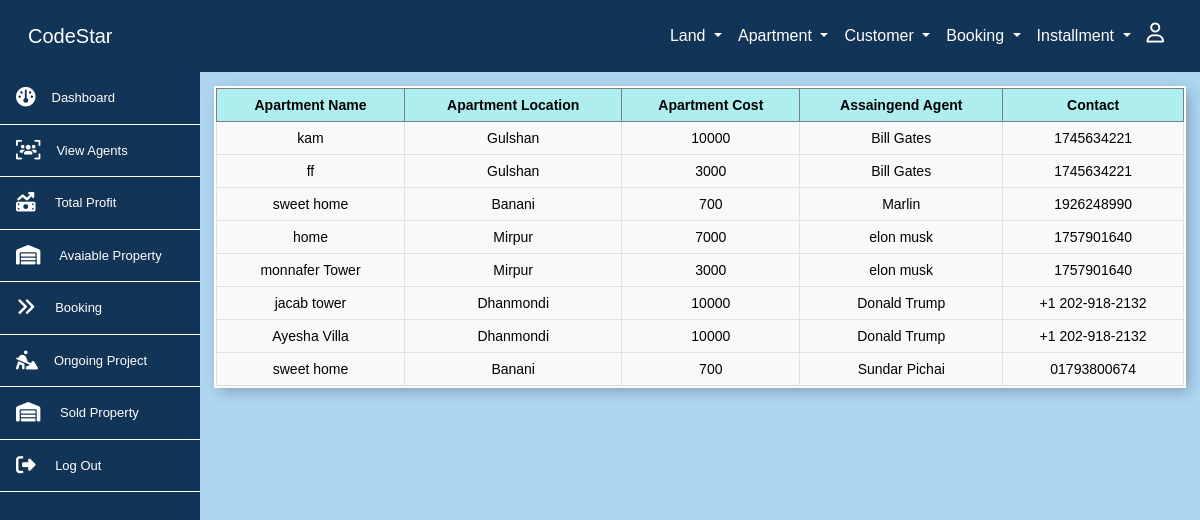
Screenshot of /pages/property/view.php (signed in) with the database file from the repository.
### tables this page shows
CREATE TABLE `property` (
  `property_id` int NOT NULL,
  `property_name` varchar(255) DEFAULT NULL,
  `property_location` varchar(255) DEFAULT NULL,
  `property_cost` varchar(255) DEFAULT NULL,
  `land_img` varchar(255) DEFAULT NULL,
  `ls_id` int DEFAULT NULL,
  `selling_p` int NOT NULL
);

CREATE TABLE `area` (
  `area_id` int NOT NULL,
  `area_name` varchar(50) NOT NULL
);

CREATE TABLE `land_agent` (
  `land_agent_id` int NOT NULL,
  `land_agent_name` varchar(255) DEFAULT NULL,
  `land_agent_contact` varchar(55) DEFAULT NULL,
  `land_agent_location` int DEFAULT NULL,
  `agent_img` varchar(255) DEFAULT NULL,
  `user_id` int NOT NULL,
  `password` varchar(11) NOT NULL,
  `user_name` varchar(50) NOT NULL
);

### pages/property/view.php (the view, shortened to what this page needs)
<?php include('../../includes/conf.php');
?>
<div class="col-md-10 table-responsive p-3">
<?php
    $sql = "SELECT * FROM property
    JOIN area ON property.property_location = area.area_id
    JOIN land_agent ON land_agent.land_agent_location = property.property_location
    ";
    $result = $conn->query($sql);
    if ($result->num_rows > 0) {
    ?>
        <table class='table table-light align-middle text-center table-bordered'>
            <thead>
            <tr>
                    <th>Apartment Name</th>
                    <th>Apartment Location</th>
                    <th>Apartment Cost</th>
                    <th>Assaingend Agent</th>
                    <th>Contact</th>
                </tr>
            </thead>
       <?php while ($row = $result->fetch_assoc()) {?>
            <tbody>
            <tr>
                <td><?=$row['property_name']?></td>
                <td><?=$row['area_name']?></td>
                <td><?=$row['property_cost']?></td>
                <td><?=$row['land_agent_name']?></td>
                <td><?=$row['land_agent_contact']?></td>
            </tbody>
            <?php }?>
        </table>
        <?php }
        ?>

### rows the page displays
property: property_name "kam", area.area_name "Gulshan", property_cost "10000", land_agent.land_agent_name "Bill Gates", land_agent.land_agent_contact "1745634221"
property: property_name "ff", area.area_name "Gulshan", property_cost "3000", land_agent.land_agent_name "Bill Gates", land_agent.land_agent_contact "1745634221"
property: property_name "sweet home", area.area_name "Banani", property_cost "700", land_agent.land_agent_name "Marlin", land_agent.land_agent_contact "1926248990", land_agent.land_agent_name "Sundar Pichai", land_agent.land_agent_contact "01793800674"
property: property_name "home", area.area_name "Mirpur", property_cost "7000", land_agent.land_agent_name "elon musk", land_agent.land_agent_contact "1757901640"
property: property_name "monnafer Tower", area.area_name "Mirpur", property_cost "3000", land_agent.land_agent_name "elon musk", land_agent.land_agent_contact "1757901640"
property: property_name "jacab tower", area.area_name "Dhanmondi", property_cost "10000", land_agent.land_agent_name "Donald Trump", land_agent.land_agent_contact "+1 202-918-2132"
property: property_name "Ayesha Villa", area.area_name "Dhanmondi", property_cost "10000", land_agent.land_agent_name "Donald Trump", land_agent.land_agent_contact "+1 202-918-2132"
